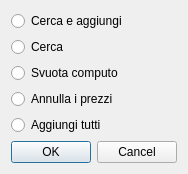
<?xml version="1.0" encoding="UTF-8"?>
<ui version="4.0">
 <class>BillSetPriceListModeGUI</class>
 <widget class="QDialog" name="BillSetPriceListModeGUI">
  <property name="geometry">
   <rect>
    <x>0</x>
    <y>0</y>
    <width>174</width>
    <height>156</height>
   </rect>
  </property>
  <property name="windowTitle">
   <string>Cambio elenco prezzi</string>
  </property>
  <layout class="QGridLayout" name="gridLayout_2">
   <item row="5" column="0">
    <widget class="QDialogButtonBox" name="buttonBox">
     <property name="orientation">
      <enum>Qt::Horizontal</enum>
     </property>
     <property name="standardButtons">
      <set>QDialogButtonBox::Cancel|QDialogButtonBox::Ok</set>
     </property>
    </widget>
   </item>
   <item row="1" column="0">
    <widget class="QRadioButton" name="searchRadioButton">
     <property name="text">
      <string>Cerca</string>
     </property>
    </widget>
   </item>
   <item row="2" column="0">
    <widget class="QRadioButton" name="resetBillRadioButton">
     <property name="text">
      <string>Svuota computo</string>
     </property>
    </widget>
   </item>
   <item row="0" column="0">
    <widget class="QRadioButton" name="searchAndAddRadioButton">
     <property name="text">
      <string>Cerca e aggiungi</string>
     </property>
    </widget>
   </item>
   <item row="4" column="0">
    <widget class="QRadioButton" name="addRadioButton">
     <property name="text">
      <string>Aggiungi tutti</string>
     </property>
    </widget>
   </item>
   <item row="3" column="0">
    <widget class="QRadioButton" name="nullPriceItemRadioButton">
     <property name="text">
      <string>Annulla i prezzi</string>
     </property>
    </widget>
   </item>
  </layout>
 </widget>
 <resources/>
 <connections>
  <connection>
   <sender>buttonBox</sender>
   <signal>accepted()</signal>
   <receiver>BillSetPriceListModeGUI</receiver>
   <slot>accept()</slot>
   <hints>
    <hint type="sourcelabel">
     <x>248</x>
     <y>254</y>
    </hint>
    <hint type="destinationlabel">
     <x>157</x>
     <y>274</y>
    </hint>
   </hints>
  </connection>
  <connection>
   <sender>buttonBox</sender>
   <signal>rejected()</signal>
   <receiver>BillSetPriceListModeGUI</receiver>
   <slot>reject()</slot>
   <hints>
    <hint type="sourcelabel">
     <x>316</x>
     <y>260</y>
    </hint>
    <hint type="destinationlabel">
     <x>286</x>
     <y>274</y>
    </hint>
   </hints>
  </connection>
 </connections>
</ui>
